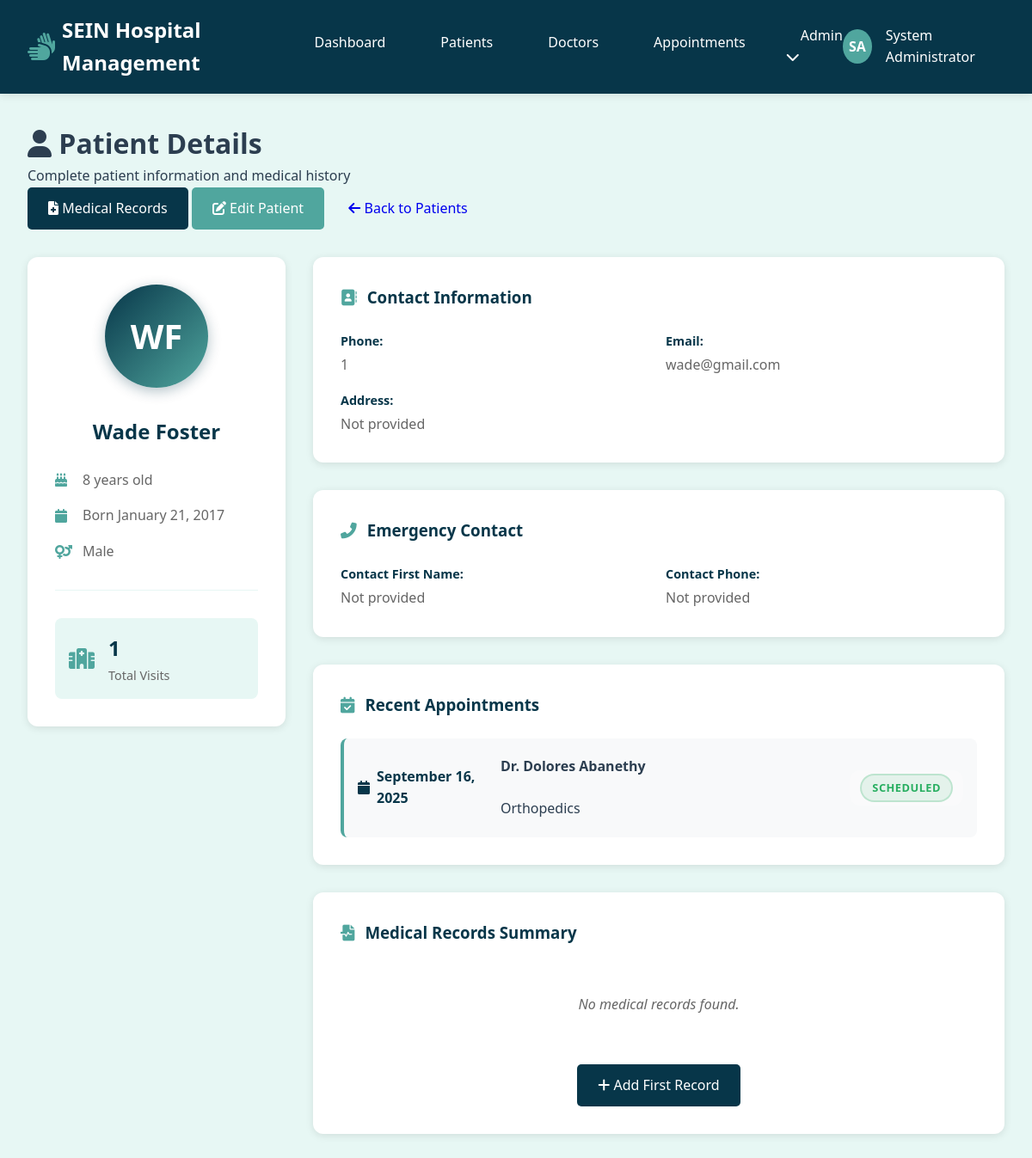
Page /patients/3 (signed in) on the committed database.
### hospital/app.py (models this page shows)
class Patient(db.Model):
    id = db.Column(db.Integer, primary_key=True)
    first_name = db.Column(db.String(50), nullable=False)
    last_name = db.Column(db.String(50), nullable=False)
    date_of_birth = db.Column(db.Date, nullable=False)
    gender = db.Column(db.String(10), nullable=False)
    phone = db.Column(db.String(20))
    email = db.Column(db.String(100))
    address = db.Column(db.Text)
    emergency_contact = db.Column(db.String(100))
    emergency_phone = db.Column(db.String(20))
    created_at = db.Column(db.DateTime, default=datetime.utcnow)
    appointments = db.relationship('Appointment', backref='patient_ref', lazy=True)
    medical_records = db.relationship('MedicalRecord', backref='patient_ref', lazy=True)
    @property
    def age(self):
        today = date.today()
        return today.year - self.date_of_birth.year - ((today.month, today.day) < (self.date_of_birth.month, self.date_of_birth.day))
    @property
    def admission_count(self):
        return len(self.appointments)

class Appointment(db.Model):
    id = db.Column(db.Integer, primary_key=True)
    patient_id = db.Column(db.Integer, db.ForeignKey('patient.id'), nullable=False)
    doctor_id = db.Column(db.Integer, db.ForeignKey('doctor.id'), nullable=False)
    appointment_date = db.Column(db.Date, nullable=False)
    appointment_time = db.Column(db.Time, nullable=False)
    diagnosis = db.Column(db.Text)
    notes = db.Column(db.Text)
    status = db.Column(db.String(20), default='scheduled')  # scheduled, completed, cancelled
    created_at = db.Column(db.DateTime, default=datetime.utcnow)

class Doctor(db.Model):
    id = db.Column(db.Integer, primary_key=True)
    first_name = db.Column(db.String(50), nullable=False)
    last_name = db.Column(db.String(50), nullable=False)
    phone = db.Column(db.String(20))
    email = db.Column(db.String(100))
    specialization_id = db.Column(db.Integer, db.ForeignKey('specialization.id'), nullable=False)
    license_number = db.Column(db.String(50), unique=True)
    created_at = db.Column(db.DateTime, default=datetime.utcnow)
    appointments = db.relationship('Appointment', backref='doctor_ref', lazy=True)

class Specialization(db.Model):
    id = db.Column(db.Integer, primary_key=True)
    name = db.Column(db.String(100), unique=True, nullable=False)
    doctors = db.relationship('Doctor', backref='specialization_ref', lazy=True)

### hospital/app.py (the view)
@app.route('/patients/<int:patient_id>')
def patient_detail(patient_id):
    if 'user_id' not in session:
        return redirect(url_for('login'))
    patient = Patient.query.get_or_404(patient_id)
    recent_appointments = Appointment.query.filter_by(patient_id=patient_id)\
                                         .order_by(Appointment.appointment_date.desc())\
                                         .limit(5).all()
    recent_records = MedicalRecord.query.filter_by(patient_id=patient_id)\
                                       .order_by(MedicalRecord.record_date.desc())\
                                       .limit(5).all()
    return render_template('patients/detail.html',
                         patient=patient,
                         recent_appointments=recent_appointments,
                         recent_records=recent_records)

### hospital/templates/patients/detail.html (shortened to what this page needs)
{% extends "base.html" %}
{% block content %}
<div class="page-header">
    <div class="page-title">
        <h1><i class="fas fa-user"></i> Patient Details</h1>
        <p>Complete patient information and medical history</p>
    </div>
    <div class="page-actions">
        <a href="{{ url_for('patient_records', patient_id=patient.id) }}" class="btn btn-primary">
            <i class="fas fa-file-medical"></i> Medical Records
        </a>
        <a href="{{ url_for('edit_patient', patient_id=patient.id) }}" class="btn btn-secondary">
            <i class="fas fa-edit"></i> Edit Patient
        </a>
        <a href="{{ url_for('patients') }}" class="btn btn-outline">
            <i class="fas fa-arrow-left"></i> Back to Patients
        </a>
    </div>
</div>
<div class="patient-profile">
    <div class="patient-sidebar">
        <div class="patient-avatar-large">
            <div class="avatar-circle-large">
                {{ patient.first_name[0] }}{{ patient.last_name[0] }}
            </div>
        </div>
        <div class="patient-basic-info">
            <h2>{{ patient.first_name }} {{ patient.last_name }}</h2>
            <div class="info-item">
                <i class="fas fa-birthday-cake"></i>
                <span>{{ patient.age }} years old</span>
            </div>
            <div class="info-item">
                <i class="fas fa-calendar"></i>
                <span>Born {{ patient.date_of_birth.strftime('%B %d, %Y') }}</span>
            </div>
            <div class="info-item">
                <i class="fas fa-venus-mars"></i>
                <span>{{ patient.gender }}</span>
            </div>
            <div class="admission-stats">
                <div class="stat-card">
                    <i class="fas fa-hospital"></i>
                    <div>
                        <h3>{{ patient.admission_count }}</h3>
                        <p>Total Visits</p>
                    </div>
                </div>
            </div>
        </div>
    </div>
    <div class="patient-main-content">
        <div class="info-sections">
            <div class="info-section">
                <h3><i class="fas fa-address-book"></i> Contact Information</h3>
                <div class="info-grid">
                    <div class="info-item">
                        <label>Phone:</label>
                        <span>{{ patient.phone or 'Not provided' }}</span>
                    </div>
                    <div class="info-item">
                        <label>Email:</label>
                        <span>{{ patient.email or 'Not provided' }}</span>
                    </div>
                    <div class="info-item full-width">
                        <label>Address:</label>
                        <span>{{ patient.address or 'Not provided' }}</span>
                    </div>
                </div>
            </div>
            <div class="info-section">
                <h3><i class="fas fa-phone-alt"></i> Emergency Contact</h3>
                <div class="info-grid">
                    <div class="info-item">
                        <label>Contact First Name:</label>
                        <span>{{ patient.emergency_contact or 'Not provided' }}</span>
                    </div>
                    <div class="info-item">
                        <label>Contact Phone:</label>
                        <span>{{ patient.emergency_phone or 'Not provided' }}</span>
                    </div>
                </div>
            </div>
            <div class="info-section">
                <h3><i class="fas fa-calendar-check"></i> Recent Appointments</h3>
                {% if recent_appointments %}
                <div class="appointments-list">
                    {% for appointment in recent_appointments %}
                    <div class="appointment-item">
                        <div class="appointment-date">
                            <i class="fas fa-calendar"></i>
                            {{ appointment.appointment_date.strftime('%B %d, %Y') }}
                        </div>
                        <div class="appointment-details">
                            <p><strong>Dr. {{ appointment.doctor_ref.first_name }} {{ appointment.doctor_ref.last_name }}</strong></p>
                            <p>{{ appointment.doctor_ref.specialization_ref.name }}</p>
                        </div>
                        <div class="appointment-status">
                            <span class="status-badge status-{{ appointment.status.lower() }}">
                                {{ appointment.status }}
                            </span>
                        </div>
                    </div>
                    {% endfor %}
                </div>
                {% else %}
                <p class="no-data">No recent appointments found.</p>
                {% endif %}
            </div>
            <div class="info-section">
                <h3><i class="fas fa-file-medical-alt"></i> Medical Records Summary</h3>
                {% if recent_records %}
                <div class="records-summary">
                    {% for record in recent_records %}
                    <div class="record-item">
                        <div class="record-date">
                            <i class="fas fa-calendar"></i>
                            {{ record.created_at.strftime('%B %d, %Y') }}
                        </div>
                        <div class="record-details">
                            <p><strong>{{ record.record_type }}</strong></p>
                            <p>{{ record.diagnosis }}</p>
                        </div>
                    </div>
                    {% endfor %}
                </div>
                <div class="section-actions">
                    <a href="{{ url_for('patient_records', patient_id=patient.id) }}" class="btn btn-primary">
                        <i class="fas fa-eye"></i> View All Records
                    </a>
                </div>
                {% else %}
                <p class="no-data">No medical records found.</p>
                <div class="section-actions">
                    <a href="{{ url_for('add_medical_record', patient_id=patient.id) }}" class="btn btn-primary">
                        <i class="fas fa-plus"></i> Add First Record
                    </a>
                </div>
                {% endif %}
            </div>
        </div>
    </div>
</div>
{% endblock %}

### hospital/static/css/style.css (style rules this page uses)
:root { --primary-color: #073649; --secondary-color: #e7f7f4; --accent-color: #50a69e; --text-dark: #2c3e50; --text-light: #ffffff; --border-color: #e0e0e0; --success-color: #27ae60; --error-color: #e74c3c; --warning-color: #f39c12; --text-muted: #6c757d; }
* { margin: 0; padding: 0; box-sizing: border-box; }
body { font-family: "Segoe UI", Tahoma, Geneva, Verdana, sans-serif; background-color: var(--secondary-color); color: var(--text-dark); line-height: 1.6; }
.btn { padding: 0.75rem 1.5rem; border: none; border-radius: 5px; font-size: 1rem; cursor: pointer; text-decoration: none; display: inline-block; text-align: center; transition: all 0.3s ease; }
.btn-primary { background-color: var(--primary-color); color: var(--text-light); }
.btn-secondary { background-color: var(--accent-color); color: var(--text-light); }
.appointment-status { display: inline-block; padding: 0.125rem 0.5rem; border-radius: 12px; font-size: 0.75rem; font-weight: 500; text-transform: capitalize; }
.appointments-list { display: grid; gap: 1rem; grid-template-columns: 1fr; }
.appointment-item { background-color: rgba(255, 255, 255, 0.1); padding: 1rem; border-radius: 8px; border-left: 4px solid var(--text-light); }
.appointment-status { display: inline-block; padding: 0.25rem 0.75rem; border-radius: 12px; font-size: 0.75rem; font-weight: 500; text-transform: capitalize; background-color: rgba(255, 255, 255, 0.2); color: var(--text-light); width: fit-content; }
.appointments-list { display: grid; gap: 1.5rem; grid-template-columns: 1fr; }
.appointment-details { display: flex; flex-direction: column; gap: 1rem; flex: 1; }
.appointment-status { display: flex; align-items: center; }
.status-badge { padding: 0.5rem 1rem; border-radius: 20px; font-size: 0.8rem; font-weight: 600; text-transform: uppercase; letter-spacing: 0.5px; border: 2px solid transparent; }
.status-badge.status-scheduled { background-color: rgba(39, 174, 96, 0.1); color: var(--success-color); border-color: rgba(39, 174, 96, 0.2); }

### rows in the picture
Patient: first_name "W", last_name "F", first_name "Wade", last_name "Foster", age "8", date_of_birth "January 21, 2017", gender "Male", phone "1", email "wade@gmail.com", address "Not provided", emergency_contact "Not provided", emergency_phone "Not provided"
Appointment: appointment_date "September 16, 2025", doctor_ref.first_name "Dolores", doctor_ref.last_name "Abanethy", doctor_ref.specialization_ref.name "Orthopedics", status "SCHEDULED"

### other values in the picture
{{ session.first_name[0] }} "S"
{{ session.last_name[0] }} "A"
{{ session.first_name }} "System"
{{ session.last_name }} "Administrator"
{{ patient.admission_count }} "1"
